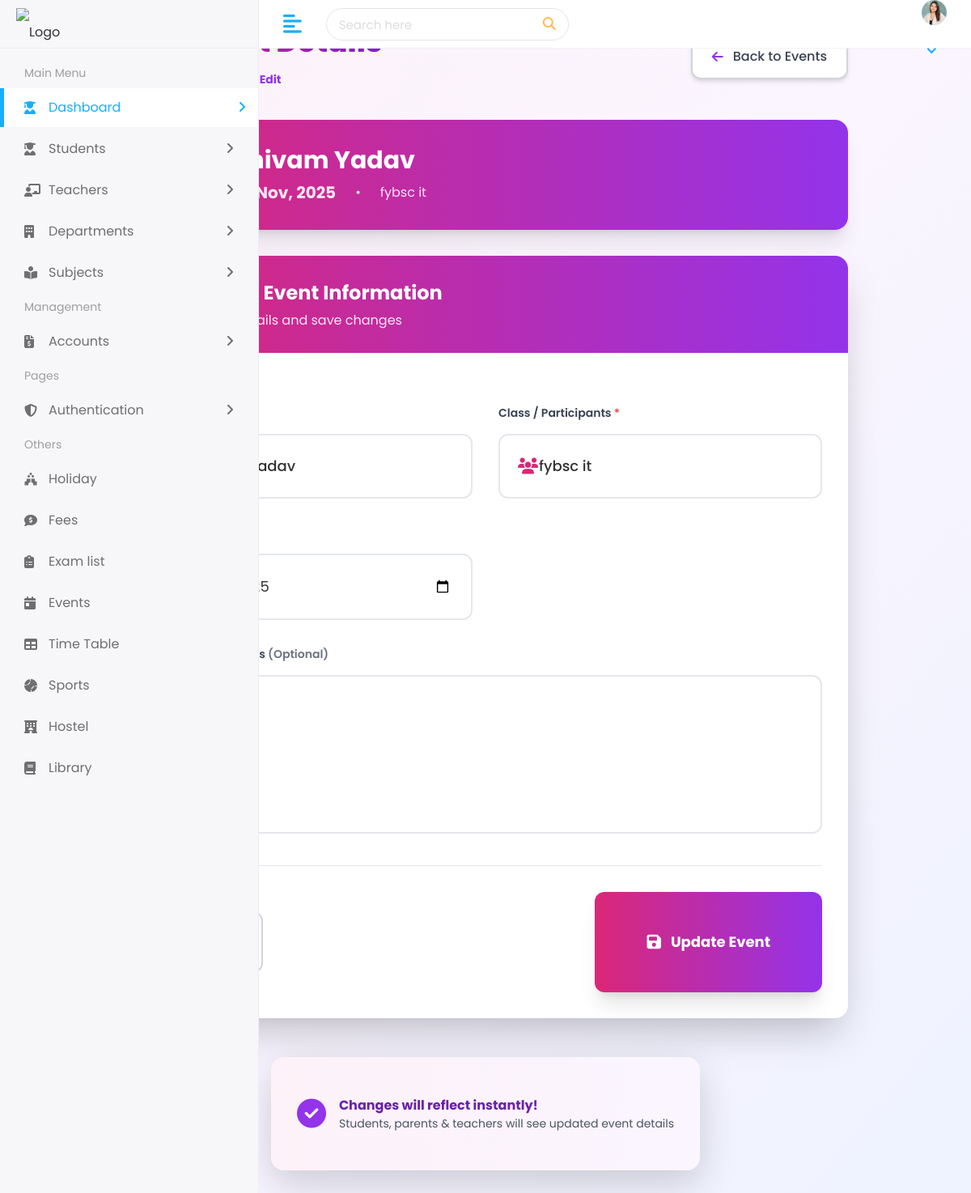
Page /student/event/edit/1/ on the committed database.
### student/models.py (models this page shows, shortened)
class Event(models.Model):
    name = models.CharField(max_length=100)
    event_class = models.CharField(max_length=50)
    date = models.DateField()
    description = models.TextField(blank=True, null=True)

### student/views.py (the view, shortened to what this page needs)
# urls.py: path('event/edit/<int:id>/', views.edit_event, name='edit_event'),
def edit_event(request, id):
    event = get_object_or_404(Event, id=id)
    return render(request, "edit-event.html", {"event": event})

### templates/edit-event.html (shortened to what this page needs)
{% extends 'Home/base.html' %}
{% load static %}
{% block body %}
<div class="min-h-screen bg-gradient-to-br from-pink-50 via-purple-50 to-indigo-50 py-8 px-4">
    <div class="max-w-4xl mx-auto">
        <div class="flex items-center justify-between mb-10">
            <div>
                <h1 class="text-4xl font-extrabold text-transparent bg-clip-text bg-gradient-to-r from-pink-600 to-purple-700">
                </h1>
                <nav class="flex mt-3 text-sm text-gray-600">
                    <a href="{% url 'dashboard' %}" class="hover:text-purple-600">Dashboard</a>
                    <span class="mx-2">/</span>
                    <a href="{% url 'event_list' %}" class="hover:text-purple-600">Events</a>
                    <span class="mx-2">/</span>
                    <span class="text-purple-600 font-bold">Edit</span>
                </nav>
            </div>
            <a href="{% url 'event_list' %}"
               class="flex items-center space-x-3 px-6 py-3.5 bg-white border-2 border-gray-300 rounded-xl shadow-md hover:shadow-lg hover:border-gray-400 hover:bg-gray-50 font-medium text-gray-700 transition-all duration-200 transform hover:-translate-x-1">
                <i class="fas fa-arrow-left text-purple-600"></i>
                <span>Back to Events</span>
            </a>
        </div>
        <div class="bg-white rounded-2xl shadow-xl overflow-hidden mb-8">
            <div class="bg-gradient-to-r from-pink-600 to-purple-600 px-8 py-7">
                <div class="flex items-center space-x-6">
                    <div class="w-20 h-20 bg-white/20 backdrop-blur rounded-full flex items-center justify-center">
                    </div>
                    <div>
                        <h2 class="text-3xl font-bold text-white">{{ event.name }}</h2>
                        <div class="flex items-center space-x-6 mt-2 text-pink-100">
                            <span class="text-xl font-bold">{{ event.date|date:"d M, Y" }}</span>
                            <span>•</span>
                            <span>{{ event.event_class|default:"All Classes" }}</span>
                        </div>
                    </div>
                </div>
            </div>
        </div>
        <div class="bg-white rounded-2xl shadow-2xl overflow-hidden">
            <div class="bg-gradient-to-r from-pink-600 to-purple-600 px-8 py-7">
                <h2 class="text-2xl font-bold text-white flex items-center">
                    Update Event Information
                </h2>
                <p class="text-pink-100 mt-1">Modify event details and save changes</p>
            </div>
            <form method="POST" class="p-8 space-y-8">
                <div class="grid grid-cols-1 md:grid-cols-2 gap-8">
                    <div class="relative">
                        <label class="block text-sm font-semibold text-gray-700 mb-3">
                            Event Name <span class="text-red-500">*</span>
                        </label>
                        <div class="relative">
                            <div class="absolute inset-y-0 left-0 pl-4 flex items-center pointer-events-none">
                            </div>
                            <input type="text" name="name" value="{{ event.name }}" required
                                   placeholder="e.g. Annual Sports Day, Diwali Celebration"
                                   class="w-full pl-12 pr-4 py-4 border-2 border-gray-200 rounded-xl focus:border-purple-500 focus:ring-4 focus:ring-purple-100 transition text-lg font-medium">
                        </div>
                    </div>
                    <div class="relative">
                        <label class="block text-sm font-semibold text-gray-700 mb-3">
                            Class / Participants <span class="text-red-500">*</span>
                        </label>
                        <div class="relative">
                            <div class="absolute inset-y-0 left-0 pl-4 flex items-center pointer-events-none">
                            </div>
                            <input type="text" name="event_class" value="{{ event.event_class|default:'' }}" required
                                   placeholder="e.g. All Classes, Class 10, Nursery to 5th"
                                   class="w-full pl-12 pr-4 py-4 border-2 border-gray-200 rounded-xl focus:border-pink-500 focus:ring-4 focus:ring-pink-100 transition text-lg font-medium">
                        </div>
                    </div>
                    <div class="relative">
                        <label class="block text-sm font-semibold text-gray-700 mb-3">
                            Event Date <span class="text-red-500">*</span>
                        </label>
                        <div class="relative">
                            <div class="absolute inset-y-0 left-0 pl-4 flex items-center pointer-events-none">
                            </div>
                            <input type="date" name="date" value="{{ event.date|date:'Y-m-d' }}" required
                                   class="w-full pl-12 pr-4 py-4 border-2 border-gray-200 rounded-xl focus:border-purple-500 focus:ring-4 focus:ring-purple-100 transition text-lg">
                        </div>
                    </div>
                </div>
                <div>
                    <label class="block text-sm font-semibold text-gray-700 mb-3">
                        Description / Details <span class="text-gray-500">(Optional)</span>
                    </label>
                    <div class="relative">
                        <div class="absolute top-4 left-4 pointer-events-none">
                        </div>
                        <textarea name="description" rows="6"
                                  placeholder="e.g. Annual cultural fest with dance, drama & music performances. Venue: School Auditorium. Time: 9 AM onwards..."
                                  class="w-full pl-14 pr-4 py-4 border-2 border-gray-200 rounded-xl focus:border-pink-500 focus:ring-4 focus:ring-pink-100 transition resize-none text-gray-700">{{ event.description }}</textarea>
                    </div>
                </div>
                <div class="flex items-center justify-between pt-8 border-t border-gray-200">
                    <a href="{% url 'event_list' %}"
                       class="px-10 py-4 border-2 border-gray-300 rounded-xl hover:bg-gray-50 font-medium transition">
                    </a>
                    <button type="submit"
                            class="px-16 py-5 bg-gradient-to-r from-pink-600 to-purple-600 hover:from-pink-700 hover:to-purple-700 text-white font-bold rounded-xl shadow-xl transform hover:scale-105 transition duration-300 flex items-center space-x-3 text-lg">
                        <i class="fas fa-save text-xl"></i>
                        <span>Update Event</span>
                    </button>
                </div>
            </form>
        </div>
        <div class="mt-12 text-center">
            <div class="inline-flex items-center space-x-4 bg-gradient-to-r from-pink-50 to-purple-50 px-8 py-5 rounded-2xl shadow-lg">
                <i class="fas fa-check-circle text-4xl text-purple-600"></i>
                <div class="text-left">
                    <p class="font-bold text-purple-800">Changes will reflect instantly!</p>
                    <p class="text-sm text-gray-600">Students, parents & teachers will see updated event details</p>
                </div>
            </div>
        </div>
    </div>
</div>
<script src="https://cdn.tailwindcss.com"></script>
{% endblock %}

### static/assets/css/style.css (style rules this page uses)
html { height: 100%; }
body { background-color: #fff; color: #333; font-family: 'Poppins', sans-serif; font-size: 1rem; height: 100%; line-height: 1.5; overflow-x: hidden; }
h1, h2, h3, h4, h5, h6 { font-family: 'Poppins', sans-serif; margin-top: 0; }
input, input:focus, button, button:focus { outline: none; }
input[type=text], input[type=password] { -webkit-appearance: none; -moz-appearance: none; appearance: none; }
.block { display: block !important; }
.bg-white { background-color: #fff; }

### rows in the picture
Event: name "Shivam Yadav", date "29 Nov, 2025", event_class "fybsc it", date "11/29/2025", description "Telnjiya"
